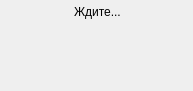
<?xml version="1.0" encoding="UTF-8"?>
<ui version="4.0">
 <class>dlg_wait</class>
 <widget class="QDialog" name="dlg_wait">
  <property name="geometry">
   <rect>
    <x>0</x>
    <y>0</y>
    <width>193</width>
    <height>91</height>
   </rect>
  </property>
  <property name="windowTitle">
   <string>Dialog</string>
  </property>
  <property name="styleSheet">
   <string notr="true">QDialog {
    border-image: url(&quot;:/images/wait.png&quot;) 0 0 0 0;
	}</string>
  </property>
  <widget class="QLabel" name="label">
   <property name="geometry">
    <rect>
     <x>74</x>
     <y>4</y>
     <width>91</width>
     <height>16</height>
    </rect>
   </property>
   <property name="text">
    <string>Ждите...</string>
   </property>
  </widget>
 </widget>
 <resources/>
 <connections/>
</ui>
